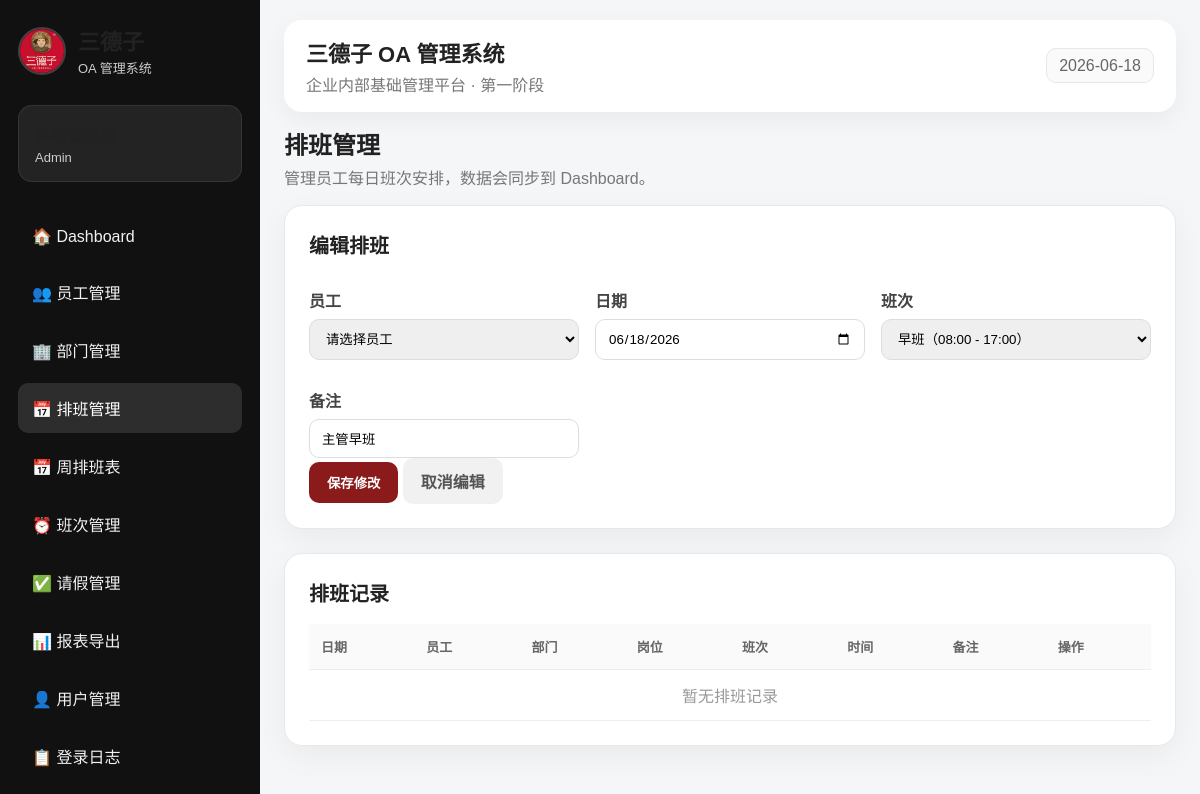
/schedule.php?edit=1 (signed in), run on the app's committed database.
### tables this page shows
CREATE TABLE schedules (
    id          INT AUTO_INCREMENT PRIMARY KEY,
    employee_id INT NOT NULL,
    shift_id    INT NOT NULL,
    work_date   DATE NOT NULL,
    remark      VARCHAR(255),
    created_by  INT NULL,
    created_at  TIMESTAMP DEFAULT CURRENT_TIMESTAMP,
    FOREIGN KEY (employee_id) REFERENCES employees(id) ON DELETE CASCADE,
    FOREIGN KEY (shift_id)    REFERENCES shifts(id)    ON DELETE CASCADE,
    FOREIGN KEY (created_by)  REFERENCES users(id)     ON DELETE SET NULL,
    UNIQUE KEY unique_employee_date (employee_id, work_date)
);

CREATE TABLE shifts (
    id          INT AUTO_INCREMENT PRIMARY KEY,
    name        VARCHAR(100) NOT NULL,
    start_time  TIME NOT NULL,
    end_time    TIME NOT NULL,
    description VARCHAR(255),
    created_at  TIMESTAMP DEFAULT CURRENT_TIMESTAMP
);

### auth.php (called while the page is built, shortened)
<?php
function safe($value) {
    return htmlspecialchars((string)$value, ENT_QUOTES, 'UTF-8');
}
?>

### schedule.php (the view, shortened to what this page needs)
<?php
require_once __DIR__ . '/header.php';
$shifts = $pdo->query("SELECT * FROM shifts ORDER BY id ASC")->fetchAll();
$editSchedule = null;
if (isset($_GET['edit'])) {
    $eid  = intval($_GET['edit']);
    $stmt = $pdo->prepare("SELECT * FROM schedules WHERE id = ?");
    $stmt->execute([$eid]);
    $editSchedule = $stmt->fetch();
}
$schedules = $pdo->query("
    SELECT
        s.id,
        s.work_date,
        s.remark,
        e.name AS employee_name,
        e.position,
        d.name AS department_name,
        sh.name AS shift_name,
        sh.start_time,
        sh.end_time
    FROM schedules s
    JOIN employees e ON s.employee_id = e.id
    LEFT JOIN departments d ON e.department_id = d.id
    JOIN shifts sh ON s.shift_id = sh.id
    ORDER BY s.work_date DESC, s.created_at DESC
")->fetchAll();
function shortTime($time) {
    return substr($time, 0, 5);
}
?>
<div class="page-title">
    <h2>排班管理</h2>
    <p>管理员工每日班次安排，数据会同步到 Dashboard。</p>
</div>
<section class="panel">
    <h2><?= $editSchedule ? '编辑排班' : '新增排班' ?></h2>
    <form method="POST">
        <div class="form-grid">
            <div>
                <label>员工</label>
                <select name="employee_id" required>
                    <option value="">请选择员工</option>
                </select>
            </div>
            <div>
                <label>日期</label>
                <input type="date" name="work_date" required
                       value="<?= safe($editSchedule['work_date'] ?? date('Y-m-d')) ?>">
            </div>
            <div>
                <label>班次</label>
                <select name="shift_id" required>
                    <?php foreach ($shifts as $s): ?>
                        <option value="<?= safe($s['id']) ?>"
                            <?= (($editSchedule['shift_id'] ?? '') == $s['id']) ? 'selected' : '' ?>>
                            <?= safe($s['name']) ?>（<?= safe(shortTime($s['start_time'])) ?> - <?= safe(shortTime($s['end_time'])) ?>）
                        </option>
                    <?php endforeach; ?>
                </select>
            </div>
            <div>
                <label>备注</label>
                <input type="text" name="remark"
                       value="<?= safe($editSchedule['remark'] ?? '') ?>"
                       placeholder="例如：临时调整 / 代班">
            </div>
        </div>
        <button class="btn" type="submit"><?= $editSchedule ? '保存修改' : '新增排班' ?></button>
        <?php if ($editSchedule): ?>
            <a class="btn-light" href="schedule.php">取消编辑</a>
        <?php endif; ?>
    </form>
</section>
<section class="panel">
    <h2>排班记录</h2>
    <div style="overflow-x:auto;">
    <table>
        <tr>
            <th>日期</th><th>员工</th><th>部门</th><th>岗位</th>
            <th>班次</th><th>时间</th><th>备注</th><th>操作</th>
        </tr>
        <?php if (empty($schedules)): ?>
            <tr><td colspan="8" style="text-align:center;color:#999;">暂无排班记录</td></tr>
        <?php endif; ?>
    </table>
    </div>
</section>
<?php require_once __DIR__ . '/footer.php'; ?>

### assets/style.css (style rules this page uses)
* { box-sizing: border-box; }
:root { --primary: #8b1a1a; --primary-dark: #641010; --bg: #f5f6f8; --card: #ffffff; --text: #222; --muted: #777; --border: #e8e8e8; --green: #2e7d32; }
body { margin: 0; font-family: Arial, "Microsoft YaHei", sans-serif; background: var(--bg); color: var(--text); }
a { color: var(--primary); text-decoration: none; }
.page-title { margin-bottom: 14px; }
.page-title h2 { margin: 0; font-size: 24px; }
.page-title p { color: var(--muted); margin-top: 4px; }
.panel { background: white; border-radius: 18px; padding: 24px; box-shadow: 0 10px 30px rgba(0,0,0,0.05); border: 1px solid var(--border); margin-bottom: 24px; }
.panel h2 { margin-top: 0; font-size: 20px; }
table { width: 100%; border-collapse: collapse; overflow: hidden; }
th { text-align: left; background: #fafafa; color: #666; font-size: 13px; }
th, td { padding: 13px 12px; border-bottom: 1px solid #eee; }
.form-grid { display: grid; grid-template-columns: repeat(3, minmax(180px, 1fr)); gap: 16px; align-items: end; }
label { display: block; color: #444; font-weight: bold; margin-top: 12px; }
input, select, textarea { width: 100%; border: 1px solid #ddd; border-radius: 10px; padding: 11px 12px; margin-top: 7px; font-family: inherit; }
button, .btn-light { display: inline-block; border: none; background: var(--primary); color: white; padding: 11px 18px; border-radius: 10px; cursor: pointer; font-weight: bold; }
.btn-light { background: #f1f1f1; color: #555; }

### data on the page
schedules: work_date "06/18/2026", shift_id "早班（08:00 - 17:00）", remark "主管早班"

### other printed values
safe($user['role']) "Admin"
safe(APP_NAME) "三德子 OA 管理系统"
safe(APP_SUBTITLE) "企业内部基础管理平台 · 第一阶段"
